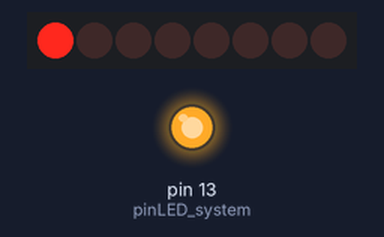
The sketch below on a simulated Arduino Uno, built with avr-gcc and run on an emulated ATmega328P. Parts: 8 shift-register outputs drawn as a row of LEDs (first output left, lit = HIGH), output pins drawn as LEDs (lit = HIGH). Wiring (inferred from the names in the program): shift register (74HC595): data pin 5; shift clock pin 3; latch pin 4. Wiring (inferred from the signals the program sends): row of LEDs: on Q0, Q1, Q2, Q3, Q4, Q5, Q6, Q7. Pins used as bus, display or sensor lines are not drawn.

Above: at 0.6 s.
At 5.1 s:
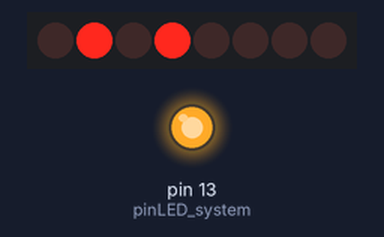
At 10.1 s:
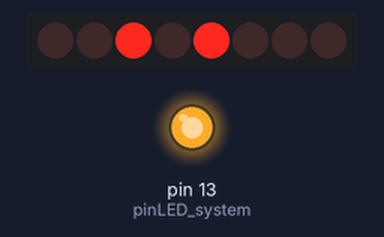
At 20.1 s:
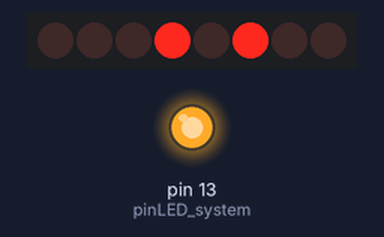
At 30.1 s:
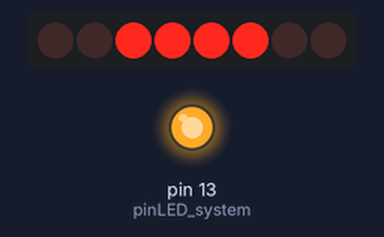
At 39.75 s:
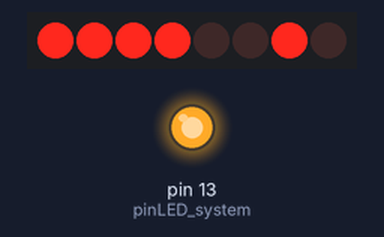
Timing chart, 0 to 40.0 s (numbered marks = the images above):
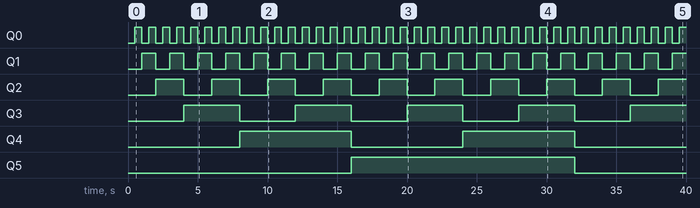

The sketch:

Uno-ShiftRegister-1-Single-HelloWorld-191204.ino
```cpp
int pinLED_system = 13;

// ==================================
//Pin connected to ST_CP of 74HC595
int latchPin = 4;

//Pin connected to SH_CP of 74HC595
int clockPin = 3;

////Pin connected to DS of 74HC595
int dataPin = 5;

void setup() {
		  pinMode(pinLED_system, OUTPUT);
		  digitalWrite(pinLED_system, HIGH);

  		//set pins to output so you can control the shift register
  		pinMode(latchPin, OUTPUT);
  		pinMode(clockPin, OUTPUT);
  		pinMode(dataPin, OUTPUT);
}

void loop() {
  		// count from 0 to 255 and display the number on the LEDs.
  		for (int numberToDisplay = 0; numberToDisplay < 256; numberToDisplay++) {
    			 // take the latchPin low so the LEDs don't change while you're sending in bits:
    			 digitalWrite(latchPin, LOW);

    			 // shift out the bits:
    			 shiftOut(dataPin, clockPin, MSBFIRST, numberToDisplay);

    			 //take the latch pin high so the LEDs will light up:
    			 digitalWrite(latchPin, HIGH);

    			 // pause before next value:
    			 delay(500);
  		}
}
```

Measured:
- by itself, Q0: alternates HIGH for 0.50 s and LOW for 0.50 s
- by itself, Q1: alternates HIGH for 1.0 s and LOW for 1.0 s
- by itself, Q2: alternates HIGH for 2.0 s and LOW for 2.0 s
- by itself, Q3: alternates HIGH for 4.0 s and LOW for 4.0 s
- by itself, Q4: alternates HIGH for 8.0 s and LOW for 8.0 s
- by itself, Q5: LOW → HIGH at 16.0 s, → LOW 16.0 s later
